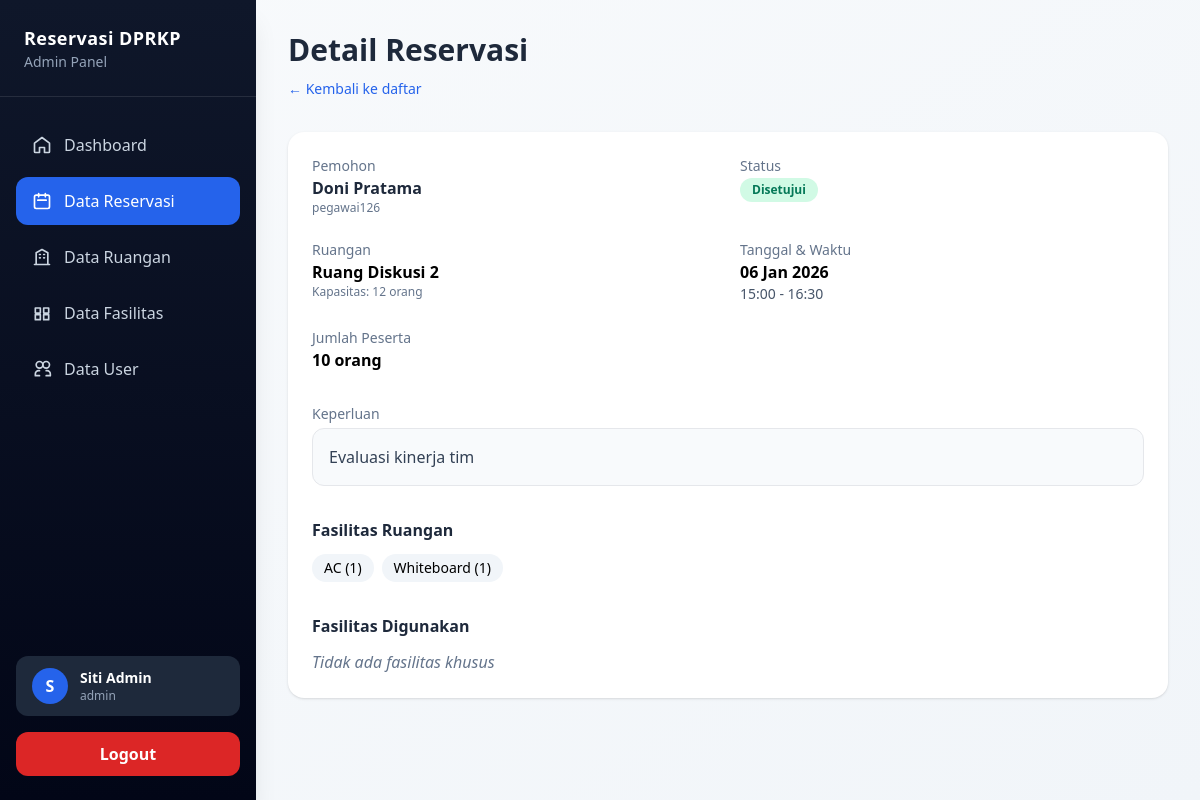
Before: /admin/reservation/detail.php?id=4 (signed in) with the older database file.
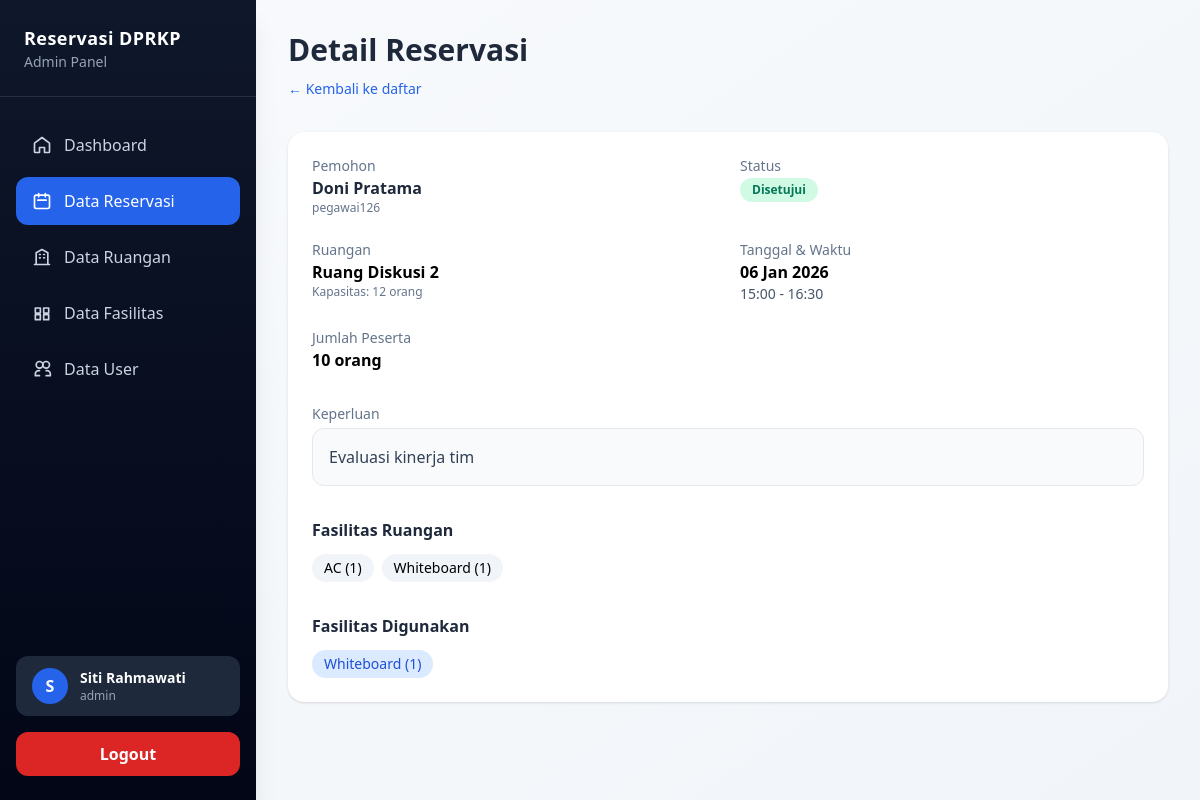
After: the same page with the newer database file.
### tables this page shows
CREATE TABLE ruangan_fasilitas (
  ruangan_id INT UNSIGNED NOT NULL,
  fasilitas_id INT UNSIGNED NOT NULL,
  qty INT UNSIGNED NOT NULL DEFAULT 1,
  PRIMARY KEY (ruangan_id, fasilitas_id),
  FOREIGN KEY (ruangan_id) REFERENCES ruangan(id) ON DELETE CASCADE,
  FOREIGN KEY (fasilitas_id) REFERENCES fasilitas(id) ON DELETE CASCADE
);

CREATE TABLE fasilitas (
  id INT UNSIGNED AUTO_INCREMENT PRIMARY KEY,
  nama VARCHAR(100) NOT NULL UNIQUE,
  created_at TIMESTAMP DEFAULT CURRENT_TIMESTAMP
);

CREATE TABLE reservasi_fasilitas (
  reservasi_id INT UNSIGNED NOT NULL,
  fasilitas_id INT UNSIGNED NOT NULL,
  qty INT UNSIGNED NOT NULL DEFAULT 1,
  PRIMARY KEY (reservasi_id, fasilitas_id),
  FOREIGN KEY (reservasi_id) REFERENCES reservasi(id) ON DELETE CASCADE,
  FOREIGN KEY (fasilitas_id) REFERENCES fasilitas(id) ON DELETE CASCADE
);

### admin/reservation/detail.php (the view, shortened to what the changed rows need)
<?php
include '../../config/koneksi.php';
$id = $_GET['id'] ?? '';
$id = intval($id);
$reservasi = mysqli_query($koneksi, "
  SELECT
    r.*,
    u.nama AS nama_user,
    u.nip,
    ru.nama_ruangan,
    ru.kapasitas
  FROM reservasi r
  JOIN users u ON r.user_id = u.id
  JOIN ruangan ru ON r.ruangan_id = ru.id
  WHERE r.id = $id
  LIMIT 1
");
$data = mysqli_fetch_assoc($reservasi);
$fasilitas_ruangan = mysqli_query($koneksi, "
  SELECT f.nama, rf.qty
  FROM ruangan_fasilitas rf
  JOIN fasilitas f ON rf.fasilitas_id = f.id
  WHERE rf.ruangan_id = {$data['ruangan_id']}
");
$fasilitas_reservasi = mysqli_query($koneksi, "
  SELECT f.nama, rf.qty
  FROM reservasi_fasilitas rf
  JOIN fasilitas f ON rf.fasilitas_id = f.id
  WHERE rf.reservasi_id = $id
");
?>
<!DOCTYPE html>
<html lang="id">
<head>
  <script src="https://cdn.tailwindcss.com"></script>
</head>
<body class="bg-gradient-to-br from-slate-50 to-slate-100 min-h-screen">
  <?php include '../../includes/layouts/sidebar.php'; ?>
  <div class="main-content p-4 sm:p-6 lg:p-8 max-w-5xl mx-auto">
    <div class="mb-8">
      <h1 class="text-3xl font-bold text-slate-800 mb-2">Detail Reservasi</h1>
    </div>
    <div class="bg-white rounded-2xl shadow p-6 space-y-8">
      <div>
        <div class="flex flex-wrap gap-2">
          <?php if (mysqli_num_rows($fasilitas_ruangan) > 0): ?>
            <?php while ($f = mysqli_fetch_assoc($fasilitas_ruangan)): ?>
              <span class="px-3 py-1 bg-slate-100 rounded-full text-sm">
                <?= htmlspecialchars($f['nama']); ?> (<?= $f['qty']; ?>)
              </span>
            <?php endwhile; ?>
          <?php else: ?>
            <span class="text-slate-500 italic">Tidak ada fasilitas</span>
          <?php endif; ?>
        </div>
      </div>
      <div>
        <div class="flex flex-wrap gap-2">
          <?php if (mysqli_num_rows($fasilitas_reservasi) > 0): ?>
            <?php while ($f = mysqli_fetch_assoc($fasilitas_reservasi)): ?>
              <span class="px-3 py-1 bg-blue-100 text-blue-700 rounded-full text-sm">
                <?= htmlspecialchars($f['nama']); ?> (<?= $f['qty']; ?>)
              </span>
            <?php endwhile; ?>
          <?php else: ?>
            <span class="text-slate-500 italic">Tidak ada fasilitas khusus</span>
          <?php endif; ?>
        </div>
      </div>
    </div>
  </div>
</body>
</html>

### includes/layouts/sidebar.php (shortened to what the changed rows need)
<?php
$nama = $_SESSION['nama'] ?? 'User';
$role = $_SESSION['role'] ?? 'pegawai';
?>
<script src="https://cdn.tailwindcss.com"></script>
<aside class="fixed left-0 top-0 h-screen w-64 bg-gradient-to-b from-slate-900 to-slate-950 text-white shadow-xl">
  <div class="px-6 py-6 border-b border-white/10">
    <h1 class="text-lg font-bold tracking-wide">Reservasi DPRKP</h1>
  </div>
  <div class="absolute bottom-0 w-full px-4 pb-6">
    <div class="flex items-center gap-3 px-4 py-3 mb-4 bg-slate-800 rounded-xl">
      <div>
        <p class="text-sm font-semibold"><?= $nama; ?></p>
        <p class="text-xs text-slate-400"><?= $role; ?></p>
      </div>
    </div>
  </div>
</aside>

Changed rows visible on the page:
added reservasi_fasilitas: fasilitas.nama "Whiteboard", qty "1"
Other visible differences:
$nama: "Siti Admin" → "Siti Rahmawati"
text no longer shown: "Tidak ada fasilitas khusus"
